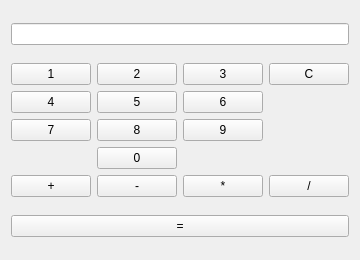
<?xml version="1.0" encoding="UTF-8"?>
<ui version="4.0">
 <class>Form</class>
 <widget class="QWidget" name="Form">
  <property name="geometry">
   <rect>
    <x>0</x>
    <y>0</y>
    <width>338</width>
    <height>260</height>
   </rect>
  </property>
  <property name="windowTitle">
   <string>Form</string>
  </property>
  <layout class="QVBoxLayout" name="verticalLayout">
   <item>
    <widget class="QLineEdit" name="lineEdit"/>
   </item>
   <item>
    <layout class="QGridLayout" name="gridLayout">
     <item row="0" column="0">
      <widget class="QPushButton" name="pushButton_1">
       <property name="text">
        <string>1</string>
       </property>
      </widget>
     </item>
     <item row="0" column="1">
      <widget class="QPushButton" name="pushButton_2">
       <property name="text">
        <string>2</string>
       </property>
      </widget>
     </item>
     <item row="0" column="2">
      <widget class="QPushButton" name="pushButton_3">
       <property name="text">
        <string>3</string>
       </property>
      </widget>
     </item>
     <item row="0" column="3">
      <widget class="QPushButton" name="pushButton_C">
       <property name="text">
        <string>C</string>
       </property>
      </widget>
     </item>
     <item row="1" column="0">
      <widget class="QPushButton" name="pushButton_4">
       <property name="text">
        <string>4</string>
       </property>
      </widget>
     </item>
     <item row="1" column="1">
      <widget class="QPushButton" name="pushButton_5">
       <property name="text">
        <string>5</string>
       </property>
      </widget>
     </item>
     <item row="1" column="2">
      <widget class="QPushButton" name="pushButton_6">
       <property name="text">
        <string>6</string>
       </property>
      </widget>
     </item>
     <item row="2" column="0">
      <widget class="QPushButton" name="pushButton_7">
       <property name="text">
        <string>7</string>
       </property>
      </widget>
     </item>
     <item row="2" column="1">
      <widget class="QPushButton" name="pushButton_8">
       <property name="text">
        <string>8</string>
       </property>
      </widget>
     </item>
     <item row="2" column="2">
      <widget class="QPushButton" name="pushButton_9">
       <property name="text">
        <string>9</string>
       </property>
      </widget>
     </item>
     <item row="3" column="1">
      <widget class="QPushButton" name="pushButton_0">
       <property name="text">
        <string>0</string>
       </property>
      </widget>
     </item>
     <item row="4" column="0">
      <widget class="QPushButton" name="pushButton_plus">
       <property name="text">
        <string>+</string>
       </property>
      </widget>
     </item>
     <item row="4" column="1">
      <widget class="QPushButton" name="pushButton_minus">
       <property name="text">
        <string>-</string>
       </property>
      </widget>
     </item>
     <item row="4" column="2">
      <widget class="QPushButton" name="pushButton_umnogenie">
       <property name="text">
        <string>*</string>
       </property>
      </widget>
     </item>
     <item row="4" column="3">
      <widget class="QPushButton" name="pushButton_delenie">
       <property name="text">
        <string>/</string>
       </property>
      </widget>
     </item>
    </layout>
   </item>
   <item>
    <widget class="QPushButton" name="pushButton_result">
     <property name="text">
      <string>=</string>
     </property>
    </widget>
   </item>
  </layout>
 </widget>
 <resources/>
 <connections/>
</ui>
